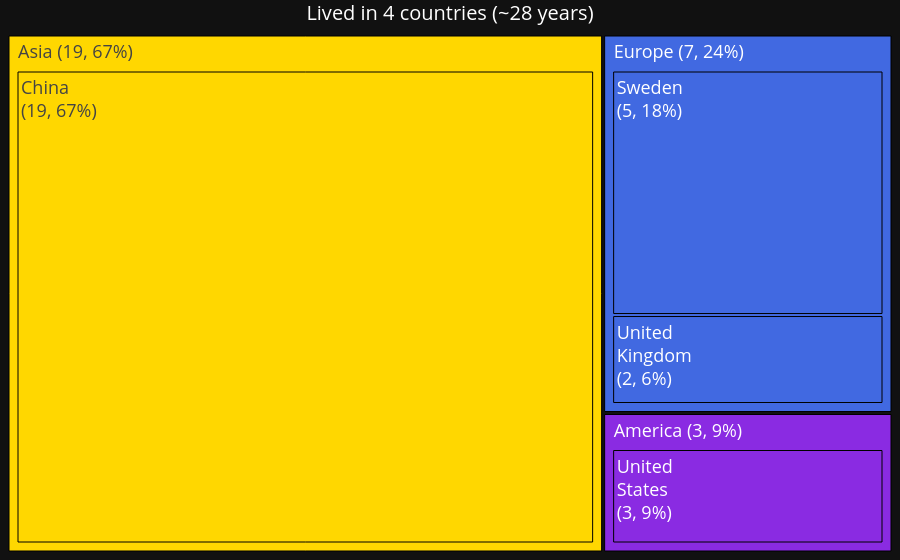

Here is the notebook cell this chart was saved with:
### Code cell
df_country_lived = df_country[df_country['country'].isin(COUNTRIES_LIVED)]
n_country_lived = df_country_lived.country.nunique()
t_country_lived = df_country_lived.total_years.sum()

create_tree(
    df=df_country_lived,
    feat='country',
    var='total_years',
    flag='continent',
    group_flag=True,
    color_dict=COLOR_DICT,
    font_size_dict=FONT_SIZE_DICT,
    title=f'Lived in {n_country_lived} countries (~{t_country_lived:.0f} years)',
    threshold=1,
    threshold_global=False,
    save_path='../attachments/tree_travel_all.html',
    #save_path=None
    )

### Figure 1 — Plotly figure (JSON) as saved in the notebook; plotly's stock layout.template omitted (floating-point values rounded to 4 significant figures)
{"data": [{"branchvalues": "total", "hoverinfo": "none", "ids": ["America", "Asia", "Europe", "America | United<br>States", "Asia | China", "Europe | Sweden", "Europe | United<br>Kingdom"], "labels": ["<br><br>America (3, 9%)", "<br><br>Asia (19, 67%)", "<br><br>Europe (7, 24%)", "United<br>States", "China", "Sweden", "United<br>Kingdom"], "marker": {"colors": ["blueviolet", "gold", "royalblue", "blueviolet", "gold", "royalblue", "royalblue"], "line": {"color": "black", "width": 1}}, "parents": ["", "", "", "America", "Asia", "Europe", "Europe"], "textfont": {"size": 18}, "textinfo": "label+value+percent root", "textposition": "top left", "texttemplate": ["<br>%{label}", "<br>%{label}", "<br>%{label}", "<br>%{label}<br>(%{value:.0f}, %{percentRoot:.0%})", "<br>%{label}<br>(%{value:.0f}, %{percentRoot:.0%})", "<br>%{label}<br>(%{value:.0f}, %{percentRoot:.0%})", "<br>%{label}<br>(%{value:.0f}, %{percentRoot:.0%})"], "type": "treemap", "values": [2.501, 19.12, 6.788, 2.501, 19.12, 4.977, 1.811]}], "layout": {"font": {"color": "white", "size": 18}, "margin": {"b": 0, "l": 0, "r": 0, "t": 0}, "title": {"font": {"size": 20}, "text": "Lived in 4 countries (~28 years)", "x": 0.5, "xanchor": "center", "y": 0.99, "yanchor": "top"}, "uniformtext": {"minsize": 18, "mode": "show"}}}
